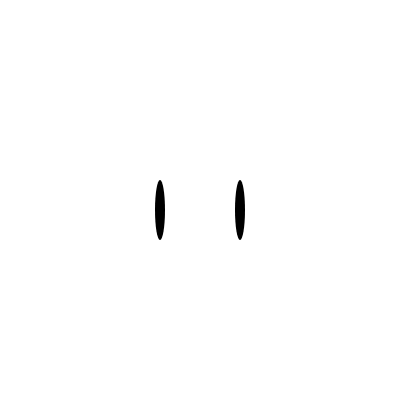
Frame 1 (no input)
Frame 60 (no input): identical to frame 1, image omitted
Frame 120 (the mouse pressed at the canvas centre since frame 60): identical to frame 1, image omitted

The p5.js sketch that drew this single still picture (run headless with seeded random() and noise() and a simulated clock; from frame 60 on, the mouse is pressed at the canvas centre):

// p5.js sketch
// ── sketch.js
/*
example of a program that uses objects
created by nel gutierrez

credits to the particle effect
by DANIEL SHIFFMAN via ----https://p5js.org/examples/simulate-particle-system.html


the program draws bomberman with the use of objects
*/

//var system;

var circle = {x: 200,y: 200,diam: 300,r: 25,g: 25,b: 112} //declares variable with its corresponding
var circle2 = {x:160, y:210, w: 10,h:60, r: 0}            //values such as x and y coordinate,
var square={x:110, y: 130, wd: 180, ht:150, rad: 60}      //width, height, and other parameters

function setup() {
  createCanvas(400,400);                                //creates canvas
  
  //////////////////////////////////////////////////////////
  //system = new ParticleSystem(createVector(240, 130)); //codes by daniel shiffman for the particle effect
}

function draw() {
  
  background('white');
  noStroke();
  fill(circle.r, circle.g, circle.b);                   //sets fill color corresponding to the values given
  ellipse(circle.x, circle.y, circle.diam, circle.diam);//draws the shape corresponding to the parameters
                                                        //that was declared on variable circle
  fill(255,255,255);
  rect(square.x, square.y, square.wd, square.ht, square.rad); //draws a square shape with respect to the
                                                              //variable square
  fill(255, 218, 185);
  rect(square.x+20, square.y+35, square.wd-40, square.ht-60, square.rad-30);
  fill(circle2.r,circle2.r,circle2.r);
  ellipse(circle2.x, circle2.y, circle2.w, circle2.h);
  ellipse(circle2.x+80, circle2.y, circle2.w, circle2.h);

////////////particle effect functions//////////////////
  //system.addParticle(); //codes by daniel shiffman for the particle effect
  //system.run();         //codes by daniel shiffman for the particle effect
}


///////////////////////not included////////////////////////////
//codes by daniel shiffman for the particle effect/////////////
// A simple Particle class
// var Particle = function(position) {
//   this.acceleration = createVector(0, 0.05);
//   this.velocity = createVector(random(-1, 1), random(-1, 0));
//   this.position = position.copy();
//   this.lifespan = 255.0;
// };

// Particle.prototype.run = function() {
//   this.update();
//   this.display();
// };

// // Method to update position
// Particle.prototype.update = function(){
//   this.velocity.add(this.acceleration);
//   this.position.add(this.velocity);
//   this.lifespan -= 2;
// };

// // Method to display
// Particle.prototype.display = function() {
//   stroke(200, this.lifespan);
//   strokeWeight(2);
//   fill(255, this.lifespan, 0);
//   ellipse(this.position.x, this.position.y, 12, 12);
// };

// // Is the particle still useful?
// Particle.prototype.isDead = function(){
//   if (this.lifespan < 0) {
//     return true;
//   } else {
//     return false;
//   }
// };

// var ParticleSystem = function(position) {
//   this.origin = position.copy();
//   this.particles = [];
// };

// ParticleSystem.prototype.addParticle = function() {
//   this.particles.push(new Particle(this.origin));
// };

// ParticleSystem.prototype.run = function() {
//   for (var i = this.particles.length-1; i >= 0; i--) {
//     var p = this.particles[i];
//     p.run();
//     if (p.isDead()) {
//       this.particles.splice(i, 1);
//     }
//   }
// };
